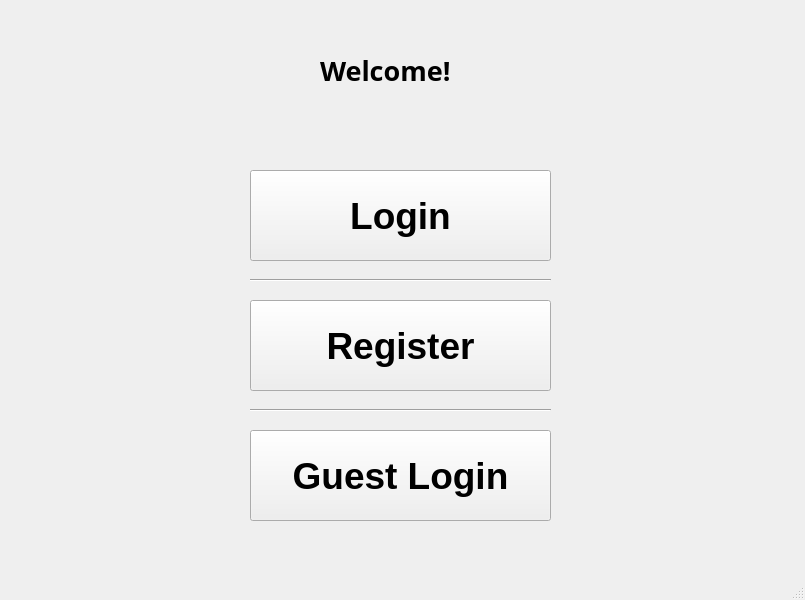
<?xml version="1.0" encoding="UTF-8"?>
<ui version="4.0">
 <class>MainWindow</class>
 <widget class="QMainWindow" name="MainWindow">
  <property name="geometry">
   <rect>
    <x>0</x>
    <y>0</y>
    <width>805</width>
    <height>600</height>
   </rect>
  </property>
  <property name="windowTitle">
   <string>WebScraper</string>
  </property>
  <widget class="QWidget" name="centralwidget">
   <widget class="QPushButton" name="login">
    <property name="geometry">
     <rect>
      <x>250</x>
      <y>170</y>
      <width>301</width>
      <height>91</height>
     </rect>
    </property>
    <property name="font">
     <font>
      <pointsize>28</pointsize>
      <weight>75</weight>
      <bold>true</bold>
     </font>
    </property>
    <property name="cursor">
     <cursorShape>PointingHandCursor</cursorShape>
    </property>
    <property name="text">
     <string>Login</string>
    </property>
   </widget>
   <widget class="QPushButton" name="reg">
    <property name="geometry">
     <rect>
      <x>250</x>
      <y>300</y>
      <width>301</width>
      <height>91</height>
     </rect>
    </property>
    <property name="font">
     <font>
      <pointsize>28</pointsize>
      <weight>75</weight>
      <bold>true</bold>
     </font>
    </property>
    <property name="cursor">
     <cursorShape>PointingHandCursor</cursorShape>
    </property>
    <property name="text">
     <string>Register</string>
    </property>
   </widget>
   <widget class="Line" name="line">
    <property name="geometry">
     <rect>
      <x>250</x>
      <y>270</y>
      <width>301</width>
      <height>20</height>
     </rect>
    </property>
    <property name="orientation">
     <enum>Qt::Horizontal</enum>
    </property>
   </widget>
   <widget class="QLabel" name="label">
    <property name="geometry">
     <rect>
      <x>320</x>
      <y>50</y>
      <width>161</width>
      <height>41</height>
     </rect>
    </property>
    <property name="font">
     <font>
      <family>Lucida Sans</family>
      <pointsize>20</pointsize>
      <weight>75</weight>
      <italic>false</italic>
      <bold>true</bold>
      <stylestrategy>PreferDefault</stylestrategy>
     </font>
    </property>
    <property name="cursor">
     <cursorShape>ArrowCursor</cursorShape>
    </property>
    <property name="text">
     <string>Welcome!</string>
    </property>
   </widget>
   <widget class="QPushButton" name="guest">
    <property name="geometry">
     <rect>
      <x>250</x>
      <y>430</y>
      <width>301</width>
      <height>91</height>
     </rect>
    </property>
    <property name="font">
     <font>
      <pointsize>28</pointsize>
      <weight>75</weight>
      <bold>true</bold>
     </font>
    </property>
    <property name="cursor">
     <cursorShape>PointingHandCursor</cursorShape>
    </property>
    <property name="text">
     <string>Guest Login</string>
    </property>
   </widget>
   <widget class="Line" name="line_2">
    <property name="geometry">
     <rect>
      <x>250</x>
      <y>400</y>
      <width>301</width>
      <height>20</height>
     </rect>
    </property>
    <property name="orientation">
     <enum>Qt::Horizontal</enum>
    </property>
   </widget>
  </widget>
  <widget class="QMenuBar" name="menubar">
   <property name="geometry">
    <rect>
     <x>0</x>
     <y>0</y>
     <width>805</width>
     <height>26</height>
    </rect>
   </property>
  </widget>
  <widget class="QStatusBar" name="statusbar"/>
 </widget>
 <resources/>
 <connections/>
</ui>
